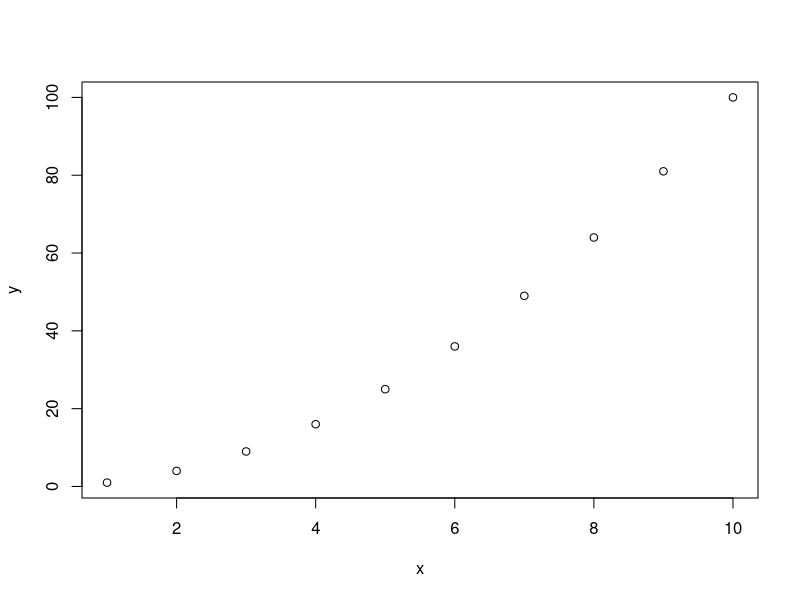
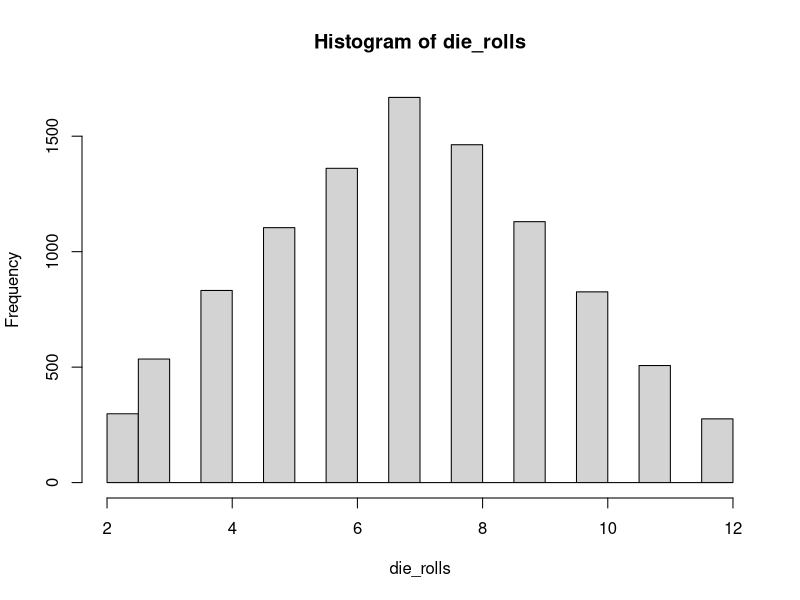
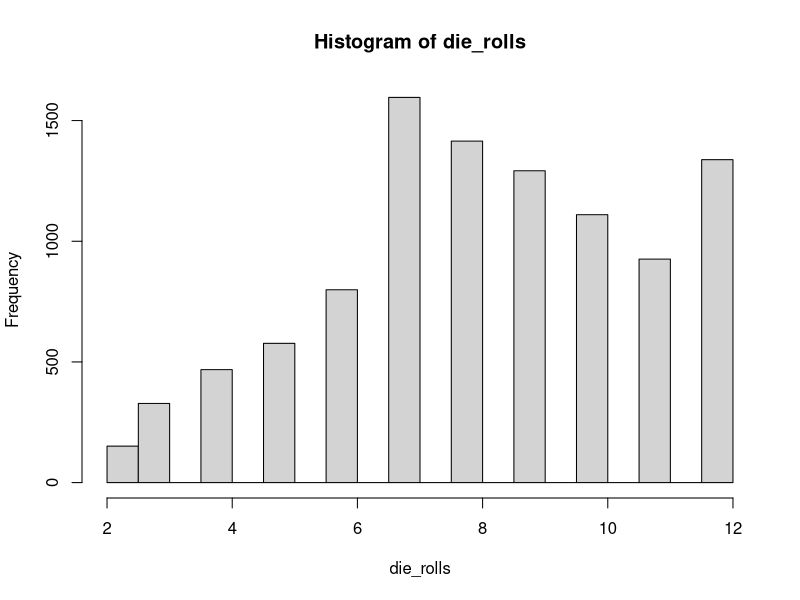

Generate these figures, in order, with R:
## ---- chunk 1
knitr::opts_chunk$set(echo = FALSE)
library(viridis)
## ---- chunk 2
1+2
## ---- chunk 3
a <- 1
a+2
## ---- chunk 4
die <- 1:6

die+2

die*3
## ---- chunk 5
# Round
round(3.1567, digits = 2)

# Factorials
factorial(3)
# Mean
mean(1:6)
# Structure of an object - mtcars
str(mtcars)
## ---- chunk 6
# Sampling
sample(die,size=2)

sample(die, size=6, replace = TRUE)
## ---- chunk 7

roll <- function(){
  
  return (sum(sample(die, size=2, replace = TRUE)))
}

roll()
## ---- chunk 8
# This won't work as haven't defined bones
roll2 <- function(bones = 1:4){
  dice <- sample(bones, size = 2, replace = TRUE)
  sum(dice)
}

bones <- 1:4
roll2(bones = 1:4)
## ---- chunk 9
# Install ggplot
install.packages("ggplot")
## ---- chunk 10
# Loading ggplot
library(ggplot2)
## ---- chunk 11
?plot
## ---- chunk 12
# Plotting a simple polynomial
x <- 1:10
y <- x^2

plot(x,y)
## ---- chunk 13
# Repeated rolls of the dice (replicate)
N <- 10000
die_rolls <- vector(length = N)
for (i in 1:N){
  die_rolls[i] <- roll()
}

hist(die_rolls)
## ---- chunk 14
roll_unfair <- function(){
  die <- 1:6
  dice <- sample(die, size = 2, replace = TRUE, prob = c(1/8, 1/8, 1/8, 1/8, 1/8, 3/8))
  sum(dice)
}

roll_unfair()

N <- 10000
die_rolls <- vector(length = N)
for (i in 1:N){
  die_rolls[i] <- roll_unfair()
}

hist(die_rolls)
